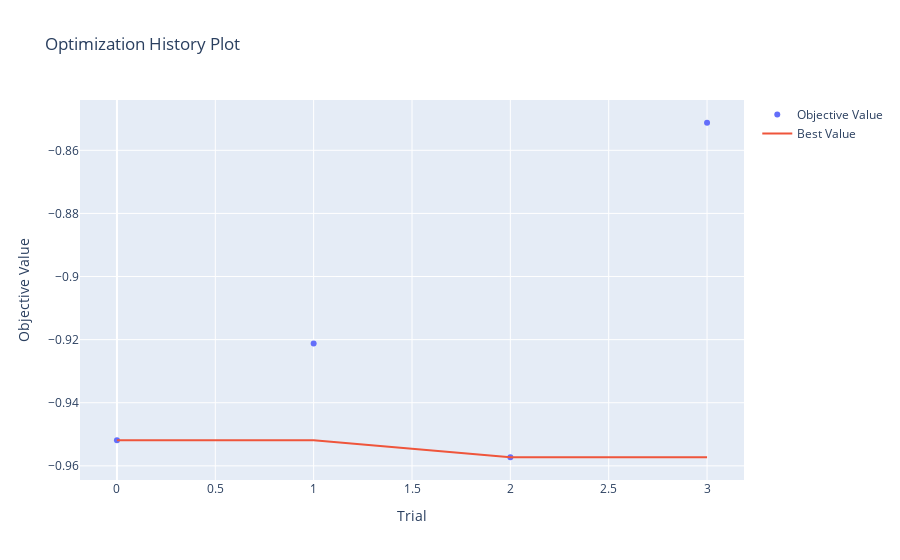
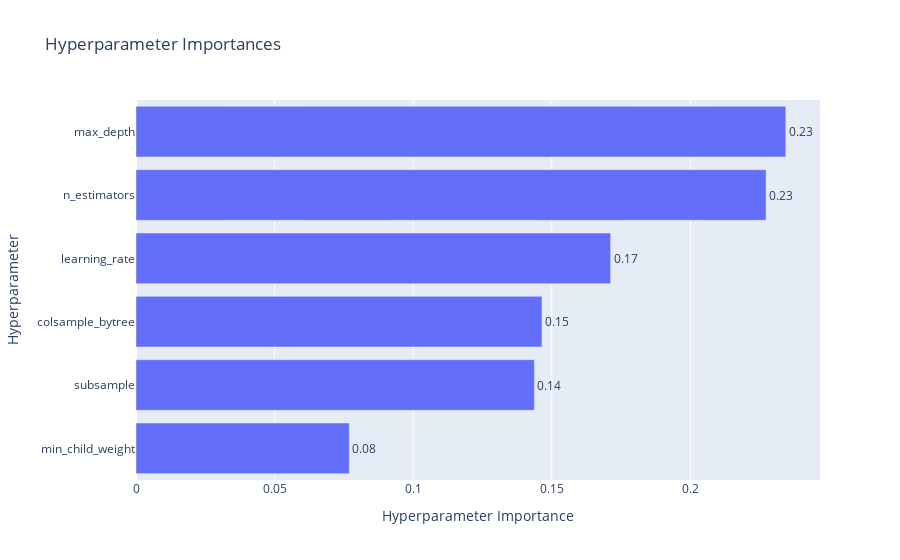

Write notebook code for charts like these, in order.
### Markdown cell above
## XGBoost

### Code cell
# Objective function for Optuna
def objective(trial):
    params = {
        'n_estimators': trial.suggest_int('n_estimators', 200, 800),
        'learning_rate': trial.suggest_float('learning_rate', 0.01, 0.3, log=True),
        'max_depth': trial.suggest_int('max_depth', 4, 12),
        'min_child_weight': trial.suggest_int('min_child_weight', 1, 10),
        'subsample': trial.suggest_float('subsample', 0.6, 1.0),
        'colsample_bytree': trial.suggest_float('colsample_bytree', 0.6, 1.0),
        'tree_method': 'hist',
        'n_jobs': -1,
        'random_state': 42
    }

    model = MultiOutputRegressor(XGBRegressor(**params))
    model.fit(X_train, Y_train)
    Y_pred = model.predict(X_test)
    r2_scores = [r2_score(Y_test.iloc[:, i], Y_pred[:, i]) for i in range(Y_test.shape[1])]
    mean_r2 = np.mean(r2_scores)
    return -mean_r2  # negate to make Optuna minimize the negative R²

# Run the Optuna study
study = optuna.create_study(direction='minimize', study_name='xgboost_multioutput_tuning')
study.optimize(objective, n_trials=4, show_progress_bar=True)

# Results
print("\n✅ Best trial:")
print(f"Value (negative R²): {study.best_trial.value}")
print(f"Best R²: {-study.best_trial.value:.4f}")
print("Best hyperparameters:")
for key, value in study.best_params.items():
    print(f"  {key}: {value}")

try:
    optuna.visualization.plot_optimization_history(study).show()
    optuna.visualization.plot_param_importances(study).show()
except Exception as e:
    print(f"Visualization skipped ({e})")

### Figure 1 — Plotly figure (JSON) as saved in the notebook; plotly's stock layout.template omitted (floating-point values rounded to 4 significant figures)
{"data": [{"mode": "markers", "name": "Objective Value", "type": "scatter", "x": [0, 1, 2, 3], "y": [-0.9519, -0.9213, -0.9573, -0.8513]}, {"mode": "lines", "name": "Best Value", "type": "scatter", "x": [0, 1, 2, 3], "y": [-0.9519, -0.9519, -0.9573, -0.9573]}, {"marker": {"color": "#cccccc"}, "mode": "markers", "name": "Infeasible Trial", "showlegend": false, "type": "scatter", "x": [], "y": []}], "layout": {"title": {"text": "Optimization History Plot"}, "xaxis": {"title": {"text": "Trial"}}, "yaxis": {"title": {"text": "Objective Value"}}}}

### Figure 2 — Plotly figure (JSON) as saved in the notebook; plotly's stock layout.template omitted (floating-point values rounded to 4 significant figures)
{"data": [{"cliponaxis": false, "hovertemplate": ["min_child_weight (IntDistribution): 0.07695426416018947<extra></extra>", "subsample (FloatDistribution): 0.143709699172875<extra></extra>", "colsample_bytree (FloatDistribution): 0.14643713635178537<extra></extra>", "learning_rate (FloatDistribution): 0.17120540778785698<extra></extra>", "n_estimators (IntDistribution): 0.2272926172669893<extra></extra>", "max_depth (IntDistribution): 0.23440087526030398<extra></extra>"], "name": "Objective Value", "orientation": "h", "text": ["0.08", "0.14", "0.15", "0.17", "0.23", "0.23"], "textposition": "outside", "type": "bar", "x": [0.07695, 0.1437, 0.1464, 0.1712, 0.2273, 0.2344], "y": ["min_child_weight", "subsample", "colsample_bytree", "learning_rate", "n_estimators", "max_depth"]}], "layout": {"title": {"text": "Hyperparameter Importances"}, "xaxis": {"title": {"text": "Hyperparameter Importance"}}, "yaxis": {"title": {"text": "Hyperparameter"}}}}
